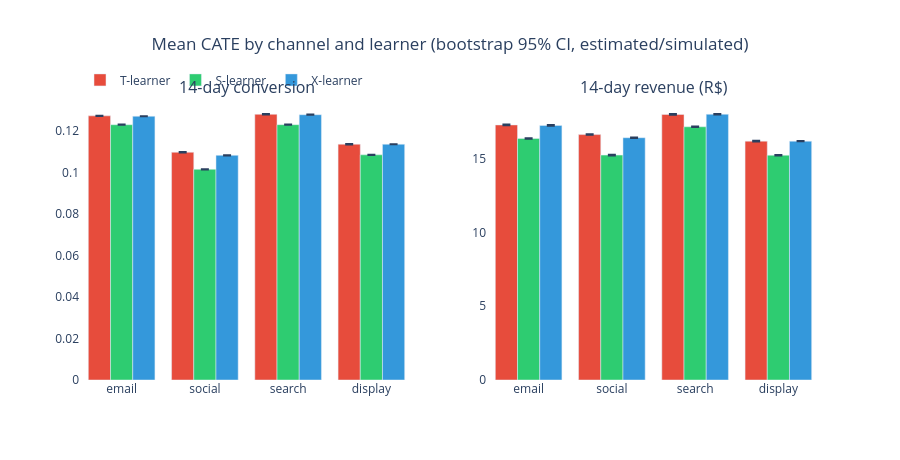

The code cell stored with this chart in its notebook:
### Markdown cell above
### 2.1 The honest reading of the map

- **Aggregate level — agreement is real.** Mean CATEs match the Day-12 ATE and
  the decile curves track each other (max spread ≤
  `agreement["status"]["max_decile_rel"].max()` of the effect size). The signal
  that survives is smooth: the effect is nearly flat, mildly tilted by baseline
  risk. That is what a constant-log-odds embedded effect looks like on the
  probability scale.
- **Individual level — agreement is weak by design.** Pairwise rank Spearman
  sits ~0.3–0.8: personalized CATE ordering on observed X is **not reliable**.
  `sim_u` dominates the assignment, so the little heterogeneity these learners
  can see is drowned by their own bias/variance structure.
- **Agreement is not truth.** Display (simulated ground-truth effect 0.00) again
  shows a CATE ≈ +0.11 pp — an apparent effect driven by unobserved selection,
  not by treatment. Learner agreement does not certify the effect LEVEL.

### Code cell
import plotly.graph_objects as go

# bar summary with bootstrap CI per learner
fig2, bar_path = render_cate_by_channel(summary, cfg, FIGURES)
fig2.show()
print("saved ->", bar_path)

### Figure 1 — Plotly figure (JSON) as saved in the notebook; plotly's stock layout.template omitted (floating-point values rounded to 4 significant figures)
{"data": [{"error_y": {"array": [8.192e-05, 8.518e-05, 0.0001524, 0.0001063], "arrayminus": [7.243e-05, 7.981e-05, 0.0001437, 0.0001173], "symmetric": false, "type": "data"}, "marker": {"color": "#e74c3c"}, "name": "T-learner", "showlegend": true, "type": "bar", "x": ["email", "social", "search", "display"], "xaxis": "x", "y": [0.1273, 0.1097, 0.128, 0.1136], "yaxis": "y"}, {"error_y": {"array": [9.085e-05, 6.014e-05, 7.972e-05, 8.661e-05], "arrayminus": [7.289e-05, 5.13e-05, 7.229e-05, 8.279e-05], "symmetric": false, "type": "data"}, "marker": {"color": "#2ecc71"}, "name": "S-learner", "showlegend": true, "type": "bar", "x": ["email", "social", "search", "display"], "xaxis": "x", "y": [0.123, 0.1015, 0.123, 0.1085], "yaxis": "y"}, {"error_y": {"array": [5.069e-05, 3.566e-05, 8.121e-05, 3.625e-05], "arrayminus": [4.64e-05, 3.838e-05, 7.779e-05, 3.654e-05], "symmetric": false, "type": "data"}, "marker": {"color": "#3498db"}, "name": "X-learner", "showlegend": true, "type": "bar", "x": ["email", "social", "search", "display"], "xaxis": "x", "y": [0.1271, 0.1082, 0.1278, 0.1136], "yaxis": "y"}, {"error_y": {"array": [0.02395, 0.01994, 0.02592, 0.02101], "arrayminus": [0.02678, 0.01928, 0.021, 0.01638], "symmetric": false, "type": "data"}, "marker": {"color": "#e74c3c"}, "name": "T-learner", "showlegend": false, "type": "bar", "x": ["email", "social", "search", "display"], "xaxis": "x2", "y": [17.27, 16.62, 17.98, 16.18], "yaxis": "y2"}, {"error_y": {"array": [0.01857, 0.01816, 0.01743, 0.01662], "arrayminus": [0.02156, 0.01858, 0.01552, 0.01328], "symmetric": false, "type": "data"}, "marker": {"color": "#2ecc71"}, "name": "S-learner", "showlegend": false, "type": "bar", "x": ["email", "social", "search", "display"], "xaxis": "x2", "y": [16.36, 15.23, 17.15, 15.22], "yaxis": "y2"}, {"error_y": {"array": [0.02224, 0.01497, 0.01661, 0.01086], "arrayminus": [0.01931, 0.01415, 0.01272, 0.008392], "symmetric": false, "type": "data"}, "marker": {"color": "#3498db"}, "name": "X-learner", "showlegend": false, "type": "bar", "x": ["email", "social", "search", "display"], "xaxis": "x2", "y": [17.24, 16.41, 18.0, 16.17], "yaxis": "y2"}], "layout": {"annotations": [{"font": {"size": 16}, "showarrow": false, "text": "14-day conversion", "x": 0.225, "xanchor": "center", "xref": "paper", "y": 1.0, "yanchor": "bottom", "yref": "paper"}, {"font": {"size": 16}, "showarrow": false, "text": "14-day revenue (R$)", "x": 0.775, "xanchor": "center", "xref": "paper", "y": 1.0, "yanchor": "bottom", "yref": "paper"}], "height": 460, "legend": {"orientation": "h", "y": 1.02, "yanchor": "bottom"}, "plot_bgcolor": "white", "title": {"text": "Mean CATE by channel and learner (bootstrap 95% CI, estimated/simulated)", "x": 0.5}, "xaxis": {"anchor": "y", "domain": [0.0, 0.45]}, "xaxis2": {"anchor": "y2", "domain": [0.55, 1.0]}, "yaxis": {"anchor": "x", "domain": [0.0, 1.0]}, "yaxis2": {"anchor": "x2", "domain": [0.0, 1.0]}}}
